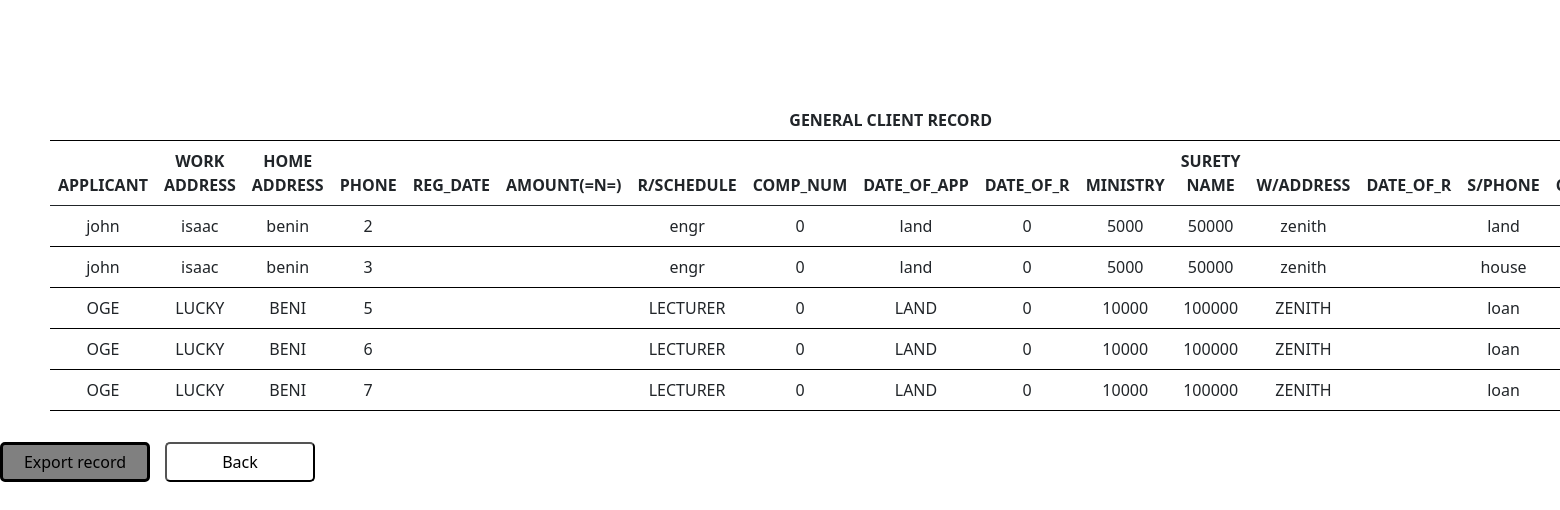
Page /view_client.php on the committed database.
### tables this page shows
CREATE TABLE `registrition` (
  `SN` int(100) NOT NULL,
  `Fname` varchar(100) NOT NULL,
  `Lname` varchar(100) NOT NULL,
  `Adress` varchar(100) NOT NULL,
  `Phone` int(100) NOT NULL,
  `Date` varchar(100) NOT NULL,
  `comp_number` varchar(100) NOT NULL,
  `Pwork` varchar(100) NOT NULL,
  `Design` varchar(100) NOT NULL,
  `Location` varchar(100) NOT NULL,
  `Interest` int(100) NOT NULL,
  `Particular` varchar(100) NOT NULL,
  `Credit` int(100) NOT NULL,
  `Cbalance1` varchar(100) NOT NULL,
  `Cash1` varchar(100) NOT NULL,
  `Bank_name` varchar(100) NOT NULL,
  `Debit` varchar(100) NOT NULL,
  `Facility` varchar(100) NOT NULL,
  `Amount1` varchar(100) NOT NULL
);

### view_client.php (the view, shortened to what this page needs)
<?php
$con = mysqli_connect("localhost", "root", "", "Inventory");
$query = " select * from registrition";
$result = mysqli_query($con,$query);
?>
<!DOCTYPE html>
<html lang="en">
<link rel="stylesheet" href="./css/style.css">
<head>
    <link href="https://cdn.jsdelivr.net/npm/bootstrap@5.0.2/dist/css/bootstrap.min.css" rel="stylesheet">
    <link rel="stylesheet" href="./css/style.css">
</head>
    <div class="header_new">
    </div>
</body>
<div  class="view_client">
<table id=tableexport style="width:100%" class="table" border="1">
    <thead>
        <tr>
        <th colspan="17">GENERAL CLIENT RECORD</th>
        </tr>
    <tr>
    <b>
    <th>APPLICANT</th>
    <th>WORK ADDRESS</th>
    <th>HOME ADDRESS</th>
    <th>PHONE</th>
    <th>REG_DATE</th>
    <th>AMOUNT(=N=)</th>
    <th>R/SCHEDULE</th>
    <th>COMP_NUM</th>
    <th>DATE_OF_APP</th>
    <th>DATE_OF_R</th>
    <th>MINISTRY</th>
    <th>SURETY NAME</th>
    <th>W/ADDRESS</th>
    <th>DATE_OF_R</th>
    <th>S/PHONE</th>
    <th>COMP_NUM</th>
    <th>DELETE</th></b>
    </tr>
    <thead>
    <?php
    while($row = mysqli_fetch_assoc($result))
    {
    ?>
    <tr>
            <td><?php echo $row['Fname']?></td>
            <td><?php echo $row['Lname'];?></td>
            <td><?php echo $row['Adress'];?></td>
            <td><?php echo $row['Phone'];?></td>
            <td><?php echo $row['reg']?></td>
            <td><?php echo $row['comp_number'];?></td>
            <td><?php echo $row['Design'] ?></td>
            <td><?php echo $row['Interest'] ?></td>
            <td><?php echo $row['Particular']?></td>
            <td><?php echo $row['Credit'] ?></td>
            <td><?php echo $row['Cbalance1']?></td>
            <td><?php echo $row['Cash1'];?></td>
            <td><?php echo $row['Bank_name'];?></td>
            <td><?php echo $row['DOR']?></td>
            <td><?php echo $row['Facility'] ?></td>
            <td><?php echo $row['Amount1']?></td>
        </tr>
    <?php
    }
    ?>
    </table>
    <button onclick="exportToExcel('tableexport')" class="Home2" >Export record</button><button onClick="window.location.href='./Registration.html'"class="Home">Back</button>
    </div>
    <div class="flex_grid">
        </div>
    </html>
</html>

### css/style.css (style rules this page uses)
.table { border: black; margin-right: 70px; margin-left: 50px; margin-top: 50px; text-align: center; align-items: center; justify-items: center; }
.Home2 { height: 40px; width: 150PX; background-color: gray; margin-top: 5px; border-radius: 5px; justify-items: center; align-items: center; cursor: pointer; margin-left: 0px; border: 3px solid black; }
.Home { height: 40px; width: 150PX; background-color: white; border-radius: 5px; margin: 15PX; justify-items: center; align-items: center; cursor: pointer; }
.view_client { margin-top: 100px; }
.header_new { border: white; position: fixed; margin-bottom: 30px; }
.flex_grid { padding-top: 100px; margin-bottom: 100px; }

### rows in the picture
registrition: Fname "john", Lname "isaac", Adress "benin", Phone "2", Design "engr", Interest "0", Particular "land", Credit "0", Cbalance1 "5000", Cash1 "50000", Bank_name "zenith", Facility "land"
registrition: Fname "john", Lname "isaac", Adress "benin", Phone "3", Design "engr", Interest "0", Particular "land", Credit "0", Cbalance1 "5000", Cash1 "50000", Bank_name "zenith", Facility "house"
registrition: Fname "OGE", Lname "LUCKY", Adress "BENI", Phone "5", Design "LECTURER", Interest "0", Particular "LAND", Credit "0", Cbalance1 "10000", Cash1 "100000", Bank_name "ZENITH", Facility "loan"
registrition: Fname "OGE", Lname "LUCKY", Adress "BENI", Phone "6", Design "LECTURER", Interest "0", Particular "LAND", Credit "0", Cbalance1 "10000", Cash1 "100000", Bank_name "ZENITH", Facility "loan"
registrition: Fname "OGE", Lname "LUCKY", Adress "BENI", Phone "7", Design "LECTURER", Interest "0", Particular "LAND", Credit "0", Cbalance1 "10000", Cash1 "100000", Bank_name "ZENITH", Facility "loan"
